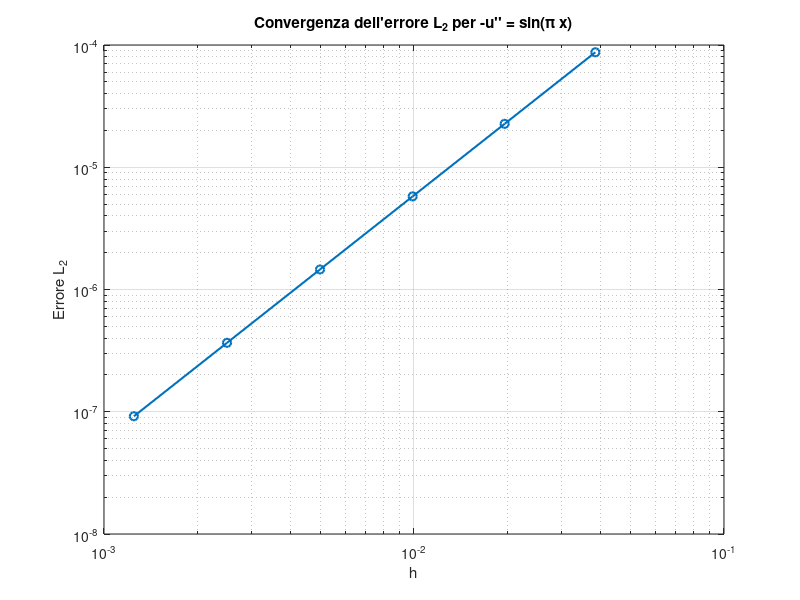

Reproduce this figure in MATLAB.
%% ESEMPIO 1: Operatore di Laplace 1D con analisi di convergenza
% -------------------------------------------------------------------------
% -u_xx = f(x),  x in (0,1)
% u(0) = u(1) = 0
%
% f(x) = sin(pi*x)  ->  u(x) = (1/pi^2)*sin(pi*x)
% -------------------------------------------------------------------------

clear; close all; clc;

N_values = [25, 50, 100, 200, 400, 800];
err_L2 = zeros(size(N_values));

for k = 1:length(N_values)
    N = N_values(k);
    h = 1/(N+1);
    x = linspace(0,1,N+2)';

    % Laplaciano discreto con segno coerente: -u_xx
    e = ones(N,1);
    A = spdiags([-e 2*e -e], -1:1, N, N) / h^2;

    % Sorgente e soluzione esatta
    f = sin(pi*x(2:end-1));
    u_exact = (1/pi^2)*sin(pi*x);

    % Risoluzione sistema -u_xx = f -> A u = f
    u = A \ f;
    u_full = [0; u; 0];

    % Errore L2
    err_L2(k) = sqrt(h * sum((u_full - u_exact).^2));

    fprintf('N = %4d | h = %.3e | Errore L2 = %.3e\n', N, h, err_L2(k));
end

% Ordine di convergenza
rate = log(err_L2(1:end-1)./err_L2(2:end)) ./ log(2);
fprintf('\nTABELLA CONVERGENZA:\n');
fprintf('---------------------------------------------\n');
fprintf('   N       h          Errore L2      Ordine\n');
fprintf('---------------------------------------------\n');
for k = 1:length(N_values)
    if k == 1
        fprintf('%4d   %.3e   %.3e     ----\n', N_values(k), 1/(N_values(k)+1), err_L2(k));
    else
        fprintf('%4d   %.3e   %.3e     %.2f\n', N_values(k), 1/(N_values(k)+1), err_L2(k), rate(k-1));
    end
end
fprintf('---------------------------------------------\n');
fprintf('Ordine medio ≈ %.2f\n', mean(rate));

% Grafico log-log
figure;
loglog(1./(N_values+1), err_L2, 'o-', 'LineWidth', 1.5);
grid on;
xlabel('h'); ylabel('Errore L_2');
title('Convergenza dell''errore L_2 per -u'''' = sin(\pi x)');